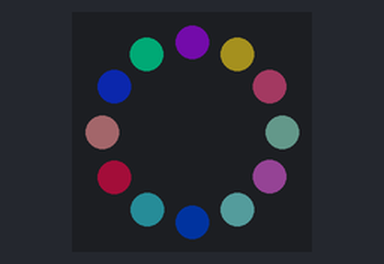
A program run on a simulated Arduino Uno, built with avr-gcc and run on an emulated ATmega328P. On the bench: 12 RGB LEDs in a ring, first at the top, clockwise. Dim RGB values are drawn brighter than linear; random numbers use the default seed unless the program sets one.

Above: at 9.73 s.
At 13.29 s:
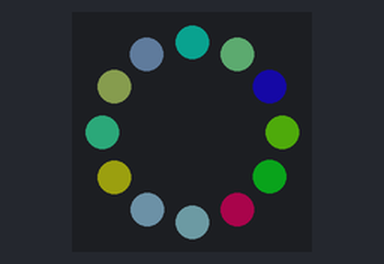
At 16.85 s:
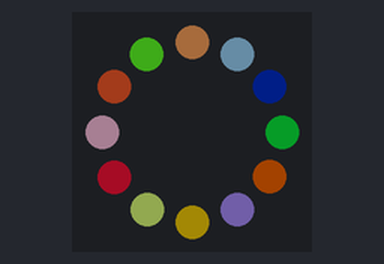
At 23.97 s:
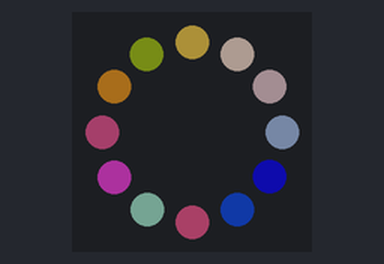
At 31.08 s:
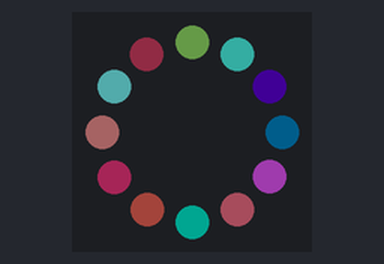
At 38.2 s:
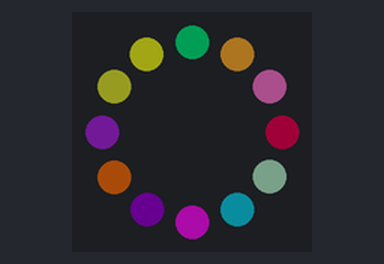

The program:

main.cpp
```cpp
// Arduino Uno code to exercise a 12 LED RGB "neopixel" ring
// Greatly modified from code by Elon on Medium - https://tinyurl.com/3bc2fbb6

#include <Arduino.h>
#include <Adafruit_NeoPixel.h>

#define LONG_PAUSE 100
#define SHORT_PAUSE 30

#define LED_PIN    7
#define LED_COUNT 12

Adafruit_NeoPixel ring(LED_COUNT, LED_PIN, NEO_GRB + NEO_KHZ800);

void setup() {
  ring.begin();
  ring.show();
  ring.setBrightness(50);
  for(int i = 0; i < ring.numPixels(); i++){
    ring.setPixelColor(i, 255, 0, 0);   // red
    ring.show();
    delay(LONG_PAUSE);
  }
  for(int i = 0; i < ring.numPixels(); i++){
    ring.setPixelColor(i, 0, 255, 0);   // green
    ring.show();
    delay(LONG_PAUSE);
  }
  for(int i = 0; i < ring.numPixels(); i++){
    ring.setPixelColor(i, 0, 0, 255);   // blue
    ring.show();
    delay(LONG_PAUSE);
  }
  for(int i = 0; i < ring.numPixels(); i++){
    ring.setPixelColor(i, 255, 255, 0);   // yellow-ish
    ring.show();
    delay(LONG_PAUSE);
  }
  for(int i = 0; i < ring.numPixels(); i++){
    ring.setPixelColor(i, 255, 0, 255);   // magenta-ish
    ring.show();
    delay(LONG_PAUSE);
  }
  for(int i = 0; i < ring.numPixels(); i++){
    ring.setPixelColor(i, 0, 255, 255);   // cyan-ish
    ring.show();
    delay(LONG_PAUSE);
  }
  for(int i = 0; i < ring.numPixels(); i++){
    ring.setPixelColor(i, 255, 255, 255);   // white
    ring.show();
    delay(LONG_PAUSE);
  }
}

void loop() {
  for(int i = 0; i < ring.numPixels(); i++){
    ring.setPixelColor(i, random(255), random(255), random(255));
    ring.show();
    delay(LONG_PAUSE);
  }
  for(int i = ring.numPixels()-1; i >= 0; i--){
    ring.setPixelColor(i, 0, 0, 0, 0);
    ring.show();
    delay(SHORT_PAUSE);
  }
  delay(2* LONG_PAUSE);
}
```
